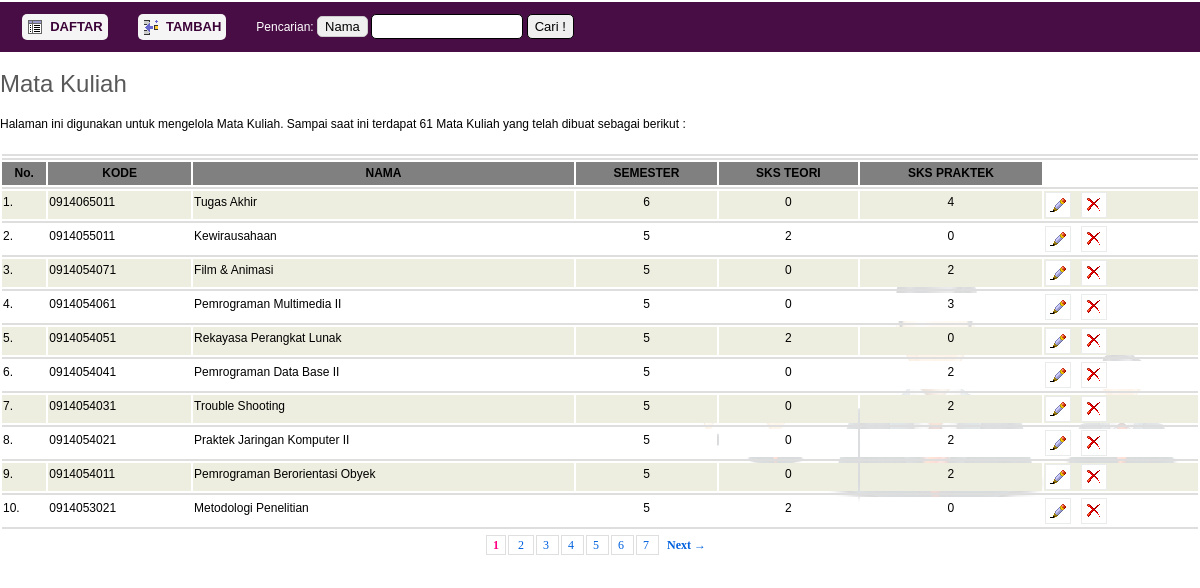
Screenshot of /app/matkul/index.php (signed in) with the database file from the repository.
### tables this page shows
CREATE TABLE IF NOT EXISTS `matakuliah` (
  `MKid` varchar(20) NOT NULL,
  `MKNama` varchar(50) DEFAULT NULL,
  `MKSem` int(1) DEFAULT NULL,
  `MKsksT` int(1) DEFAULT NULL,
  `MKsksP` int(1) DEFAULT NULL,
  PRIMARY KEY (`MKid`)
);

### app/matkul/index.php (the view, shortened to what this page needs)
<?php
if($_SESSION[sebagai]=="admin")
{
	if(!empty($_SESSION['namauser']) || !empty($_SESSION['pwd']) )
	{
	?>
		<!DOCTYPE HTML PUBLIC "-//W3C//DTD HTML 4.01 Transitional//EN" "http://www.w3.org/TR/html4/loose.dtd">
		<html>
		<head>
		<link href="../style.css" rel="stylesheet" type="text/css">
		</head>
		<body>
		<div class="main">
		  <div class="menu_nav">
			<ul>
				<li class="active"><a href="index.php"><img src="img/browse.png" alt="Lihat Data" align="left">&nbsp; <b>Daftar</b></a></li>
				<li class="active"><a href="index.php?p=module/matkul_tambah"><img src="img/sisip.png" alt="Tambah Data" align="left">&nbsp; <b> Tambah</b></a></li>
				<li class="active"><?php include('module/form_cari.php'); ?></li>
			</ul>
		  </div>
		  <div class="content">
			  <div class="mainbar">
				<div class="article">
				  <h2><span>Mata Kuliah</span></h2>
					<?php
					if(!empty($_GET['p']))
					{
						if(file_exists($_GET['p'].".php"))
						{
							require_once($_GET['p'].".php"); }
							else {echo "<h3 align=center><br>Error !!</h3>
							<b>Halaman yang dituju tidak ada</b>";
						}
					}
					else
					{
						$limit=10;
						$numresult=@mysql_query("select * from matakuliah order by MKid desc");
						$numrow=mysql_num_rows($numresult);
						if ($numrow==0)
						{
							echo "<p>Halaman ini digunakan untuk mengelola data Mata Kuliah. Sampai saat ini belum terdapat  Mata Kuliah</p>";
						}
						else
						{
							echo "<p>Halaman ini digunakan untuk mengelola Mata Kuliah. Sampai saat ini terdapat $numrow  Mata Kuliah yang telah dibuat sebagai berikut :</p>";
							$n= "0";
							$i="1";
							$offset=$_GET['offset'];
							if ($offset!=0)
							{
							$no=0+$offset;
							}
							else
							{
							$no=0;
							}
							$result=@mysql_query("select * from matakuliah order by MKid desc  limit $offset,$limit");
							echo "<table border=0 width=100%>";
							echo "<tr bgcolor=#dedede><td colspan=7></td></tr>";
							echo "<tr bgcolor=#dedede><td colspan=7></td></tr>";
							echo "<tr bgcolor=grey><th >No.</th><th>KODE</th><th>NAMA</th><TH>SEMESTER</TH><TH>SKS TEORI</TH><TH>SKS PRAKTEK</TH></tr>";
							echo "<tr bgcolor=#dedede><td colspan=7></td></tr>";
							while ($isiresult=@mysql_fetch_array($result))
							{
								$no++;
								if ($n==0)
								{
									echo "<tr bgcolor=#eeeEE valign=top>";$n++; } else {echo "<tr bgcolor=white valign=top>";$n--;
								}
								echo "<td>$no.</td>";
								echo "<td>$isiresult[MKid]</td>";
								echo "<td>$isiresult[MKNama]</td>";
								echo "<td align='center'>$isiresult[MKSem]</td>";
								echo "<td align='center'>$isiresult[MKsksT]</td>";
								echo "<td align='center'>$isiresult[MKsksP]</td>";
								echo "<td>";
								echo "<a href=index.php?p=module/matkul_tambah&id=$isiresult[MKid]><img src='img/b_edit.png' alt='Edit'></a>";
								echo "<a href=index.php?p=module/matkul_proses&aksi=konfirmasi&id=$isiresult[MKid]><img src='img/b_drop.png' alt='Hapus'></a>";
								echo "</td>";
								echo "</tr>";
								echo "<tr bgcolor=#dedede><td colspan=7></td></tr>";
							}
							echo "</table>";
							echo "<div class='paging'>";
								$halaman=intval($numrow/$limit);
								if ($numrow%$limit)
								{
									$halaman++;
								}
								for ($i1;$i<=$halaman;$i++)
								{
									$newoffset=$limit*($i-1);
									if ($_GET['offset']!=$newoffset)
									{
										echo "<a  href=index.php?offset=$newoffset style=text-decoration:none> $i </a>";
									}
									else
									{
										echo " <span class='current'><b>".$i."</b></span>";
									}
								}
								if (!(($offset/$limit)+1==$halaman) && $halaman!=1)
								{
									$newoffset=$_GET['offset']+$limit;
									echo "<span class='prevnext'><a href=index.php?&offset=$newoffset style=text-decoration:none> Next &rarr;</a></span>";
								}
								echo "</div>";
						}
				}
				?>
				</div>
				</div>
			</div>
		  </div>
		</body>
		</html>
	<?php
	}
	else
	{
		header("Location: ../../index.php");
	}
}
else
{
	echo "Anda tidak berhak mengkases halaman ini";
}
?>

### app/style.css (style rules this page uses)
body { margin:0; padding:0; color:#000000; font:normal 12px/1.8em Arial, Helvetica, sans-serif; background-color:#FFFFFF; }
html, .main { padding:0; margin:0px 0px 0px 0px; }
h2 { font:normal 24px Arial, Helvetica, sans-serif; padding:8px 0; margin:0; color:#595959; }
p { margin:8px 0; padding:0 0 8px 0; font:normal 12px/1.8em Arial, Helvetica, sans-serif; color:#000000; }
a { color:#990000; text-decoration:none; }
.header, .content, .menu_nav, .paging_nav, .fbg, .footer, form, ol, ol li, ul, .content .mainbar, .content .sidebar { margin:0; padding:0; }
.menu_nav { color:#FFFFFF; width:100%; float:left; margin-top:2px; padding:7px; display:block; background-color:#480d44; }
.menu_nav ul { list-style:none; padding:0; margin:0; }
.menu_nav li { float:left; padding:5px 15px; }
.menu_nav li a { font:normal 13px Arial, Helvetica, sans-serif; color:#3c0338; display:block; float:left; padding:5px 5px 5px 5px; background-color:#f5f5f5; text-transform:uppercase; -moz-border-radius: 5px; -webkit-border-radius: 5px; border-radius: 5px 5px 5px 5px; }
.menu_nav li.active a { text-decoration:none; color:#3c0338; }
.content { margin:0 auto; padding:30px 0 0 0; color:#000000; width:100%; }
.content .mainbar { margin:0; padding-left:10px; float:right; width:100%; background-image:url(images/bgcontent.jpg); background-attachment:fixed; background-repeat:no-repeat; background-position:right; }
.content .mainbar img { float:left; padding:4px; margin:0 10px 0 0; border:1px solid #eaecec; background-color:#fff; }
.content .mainbar .article { margin:0; padding:10px 0 0 0; }
div.paging { padding : 2px; margin : 2px; text-align : center; font-family : Tahoma; font-size : 12px; }
div.paging a { padding : 2px 6px; margin-right : 2px; border : 1px solid #DEDFDE; text-decoration : none; color : #0061DE; background-position : bottom; }
div.paging span.current { border : 1px solid #DEDFDE; padding : 2px 6px; margin-right : 2px; font-weight : bold; color : #FF0084; }
div.paging span.prevnext { font-weight : bold; }
div.paging span.prevnext a { border : none; }

### rows the page displays
matakuliah: MKid "0914065011", MKNama "Tugas Akhir", MKSem "6", MKsksT "0", MKsksP "4"
matakuliah: MKid "0914055011", MKNama "Kewirausahaan", MKSem "5", MKsksT "2", MKsksP "0"
matakuliah: MKid "0914054071", MKNama "Film & Animasi", MKSem "5", MKsksT "0", MKsksP "2"
matakuliah: MKid "0914054061", MKNama "Pemrograman Multimedia II", MKSem "5", MKsksT "0", MKsksP "3"
matakuliah: MKid "0914054051", MKNama "Rekayasa Perangkat Lunak", MKSem "5", MKsksT "2", MKsksP "0"
matakuliah: MKid "0914054041", MKNama "Pemrograman Data Base II", MKSem "5", MKsksT "0", MKsksP "2"
matakuliah: MKid "0914054031", MKNama "Trouble Shooting", MKSem "5", MKsksT "0", MKsksP "2"
matakuliah: MKid "0914054021", MKNama "Praktek Jaringan Komputer II", MKSem "5", MKsksT "0", MKsksP "2"
matakuliah: MKid "0914054011", MKNama "Pemrograman Berorientasi Obyek", MKSem "5", MKsksT "0", MKsksP "2"
matakuliah: MKid "0914053021", MKNama "Metodologi Penelitian", MKSem "5", MKsksT "2", MKsksP "0"

### other values shown
$numrow "61"
